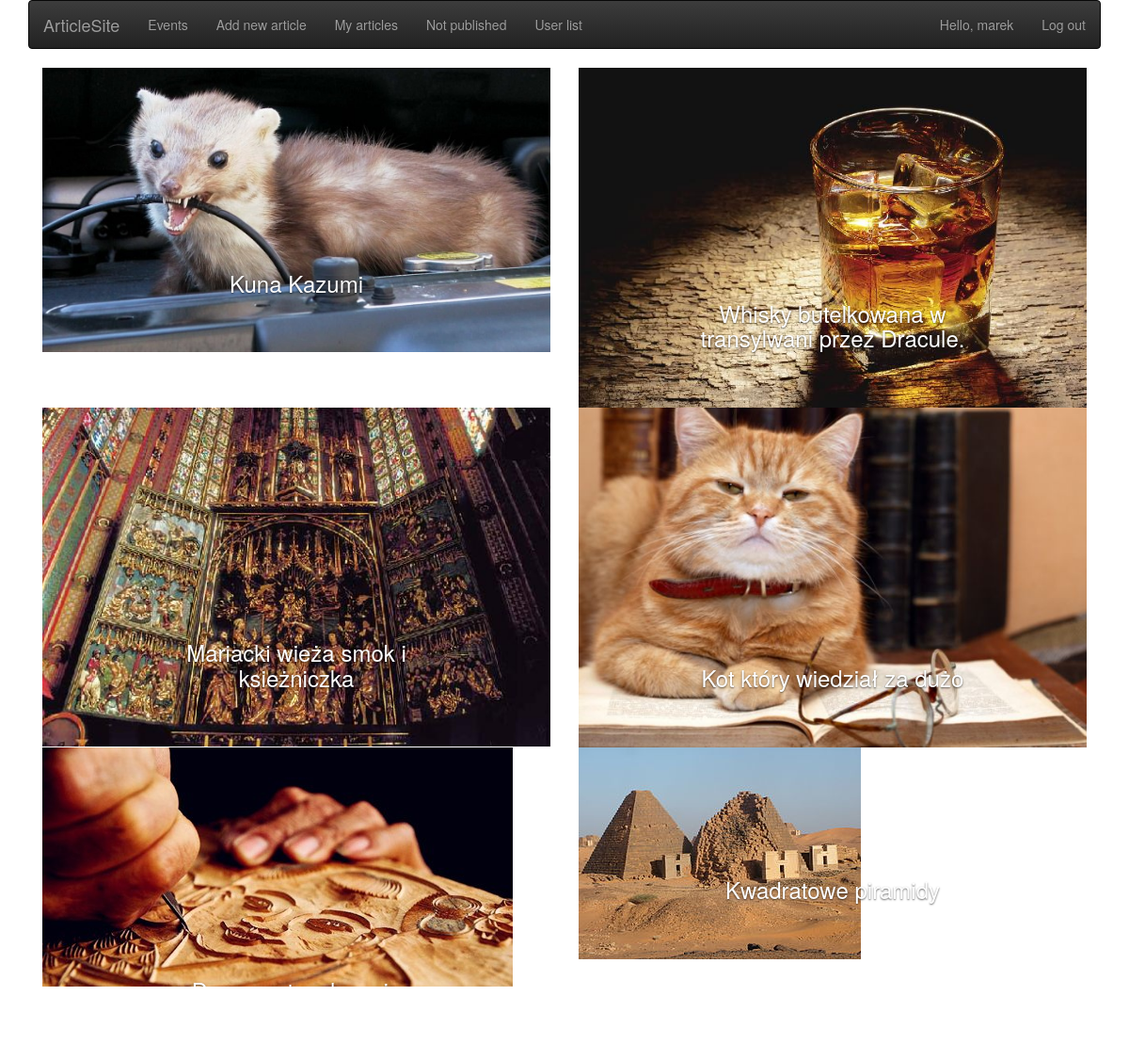
The app's page / (signed in) with its own data.
### newspaper/models.py (models this page shows, shortened)
class Article(models.Model):
    author = models.ForeignKey('auth.User', related_name='articles')
    date = models.DateField(default=timezone.now)
    title = models.CharField(max_length=200)
    content = models.TextField()
    is_published = models.BooleanField(default=False)
    photo = models.ImageField(upload_to='pictures', null=True, blank=True)

### newspaper/views.py (the view)
# urls.py: url(r'^$', views.article_list, name='article_list'),
def article_list(request):
    articles_list = Article.objects.filter(is_published=True).order_by('-date')
    return render(request, 'newspaper/article_list.html', {'article_list': articles_list})

### newspaper/templates/newspaper/article_list.html
{% extends 'newspaper/home.html' %}
{% block content %}
    <div>
    {% for article in article_list %}
        <div class="col-md-6">
            <a href="{% url 'article_detail' pk=article.pk %}">
                {% include 'newspaper/article.html' with article=article %}
            </a>
        </div>
    {% endfor %}
    </div>
{% endblock %}

### newspaper/templates/newspaper/home.html (shortened to what this page needs)
<!DOCTYPE html>
<html lang="en">
<head>
    <link rel="stylesheet" href="//maxcdn.bootstrapcdn.com/bootstrap/3.2.0/css/bootstrap.min.css">
    <link rel="stylesheet" href="//maxcdn.bootstrapcdn.com/bootstrap/3.2.0/css/bootstrap-theme.min.css">
    {% load static %}
    <link rel="stylesheet" type="text/css" href="{% static "newspaper/css/customStylesheet.css" %}">
</head>
<body>
    <div class="container">
        <nav class="navbar navbar-inverse bg-inverse">
          <div class="container-fluid">
            <div class="navbar-header">
              <a class="navbar-brand" href="/" >ArticleSite</a>
            </div>
            <ul class="nav navbar-nav">
              <li><a href="{% url 'event_list' %}">Events</a></li>
              {% if user.is_authenticated %}
                  <li><a href="{% url 'article_new' %}" >Add new article</a></li>
                  <li><a href="{% url 'my_article' %}" >My articles</a></li>
              {% endif %}
              {% if user.is_staff %}
                  <li><a href="{% url 'not_published_list' %}" >Not published</a></li>
                  <li><a href="{% url 'user_list' %}" >User list</a></li>
              {% endif %}
            </ul>
            <ul class="nav navbar-nav navbar-right">
              {% if user.is_authenticated %}
                  <li><a>Hello, {{ user.username }}</a></li>
                  <li><a href="{% url 'logout' %}">Log out</a></li>
              {% else %}
                <li><a href="{% url 'user_new' %}"><span class="glyphicon glyphicon-user"></span> Register</a></li>
                <li><a href="{% url 'login' %}"><span class="glyphicon glyphicon-log-in"></span> Login</a></li>
              {% endif %}
            </ul>
          </div>
        </nav>
    </div>
        <div class="content container">
            {% block content %}
            {% endblock %}
        </div>
</body>
</html>

### newspaper/templates/newspaper/article.html
<div id="mycarousel" class="carousel slide" data-ride="carousel">
    <div class="carousel-inner">
        <div class="item active">
        <img src="{{ article.photo.url }}" alt="" class="img-responsive">
           <div class="carousel-caption">
               <h3>{{ article.title }}</h3>
           </div>
        </div>
    </div>
</div>

### records on screen
Article: photo (picture), title "Kuna Kazumi"
Article: photo (picture), title "Whisky butelkowana w transylwani przez Dracule."
Article: photo (picture), title "Mariacki wieża smok i ksieżniczka"
Article: photo (picture), title "Kot który wiedział za dużo"
Article: photo (picture), title "Drzeworyt w drewnie"
Article: photo (picture), title "Kwadratowe piramidy"

### other values on screen
{{ user.username }} "marek"
